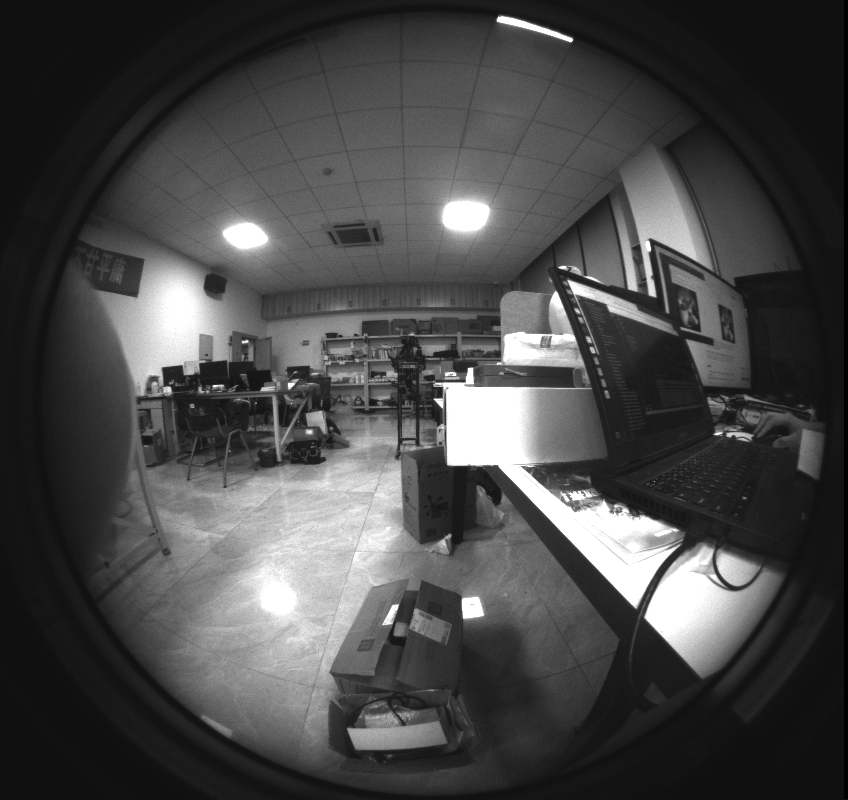
#> input picture images/image1.png, 848 x 800 px
$ python -i KeypointDetector.py   (imports and definitions only)
#> lines starting #> are read from the running program, lines starting #| are printed output that depends on the picture
#> further down, picture is the input picture: shape (800, 848, 3); min 0, max 255, mean 72.6
from HS_HLMO.norm_coord import normalize_coord
import cv2
import numpy as np
from scipy import ndimage

# CV Harris
class KeypointsDetector():
    def __init__(self, thresh=1e-9, lnms_window_size=7):
        self.lnms_window_szie = lnms_window_size
        self.thresh = thresh

    # [20 lines left out: function detect, not called in this run]

    def __lnms(self, harris_image) -> np.ndarray:
        return ndimage.maximum_filter(harris_image, self.lnms_window_szie)


# use det(M)/tr(M) as the cornerness
class HarrisKeypointDetector():
    def __init__(self, thresh=50, lnms_window_size=7):
        self.lnms_window_szie = lnms_window_size
        self.thresh = thresh

    # Compute harris values of an image.
    def computeHarrisValues(self, srcImage):
        srcImage = srcImage[:] * 255.0
        sobel_x = ndimage.sobel(srcImage, 1, mode='reflect')
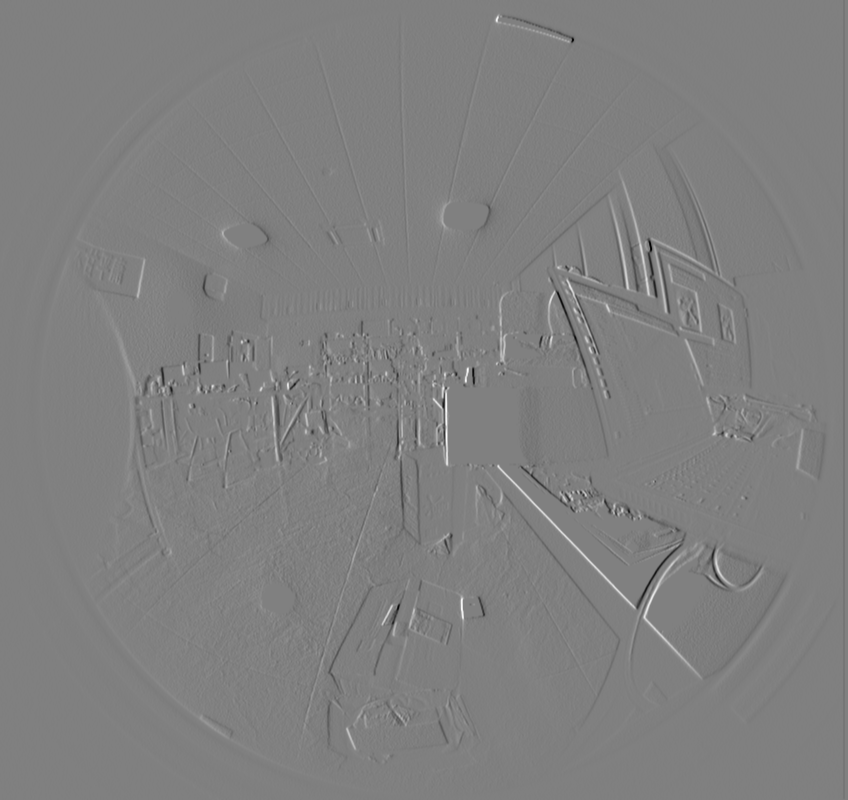
#> sobel_x: shape (800, 848, 3) float64; min -849660, max 842520, mean -165; drawn with min black and max white
        sobel_y = ndimage.sobel(srcImage, 0, mode='reflect')
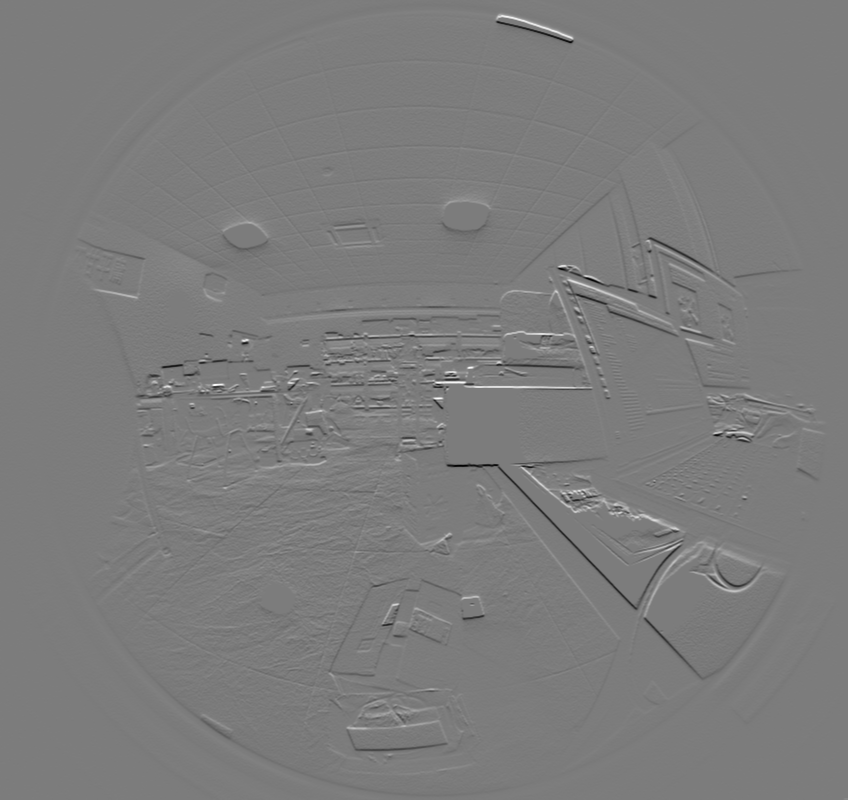
#> sobel_y: shape (800, 848, 3) float64; min -841500, max 881280, mean -8.4; drawn with min black and max white
        Ix2 = ndimage.gaussian_filter(sobel_x ** 2, sigma=0.5)
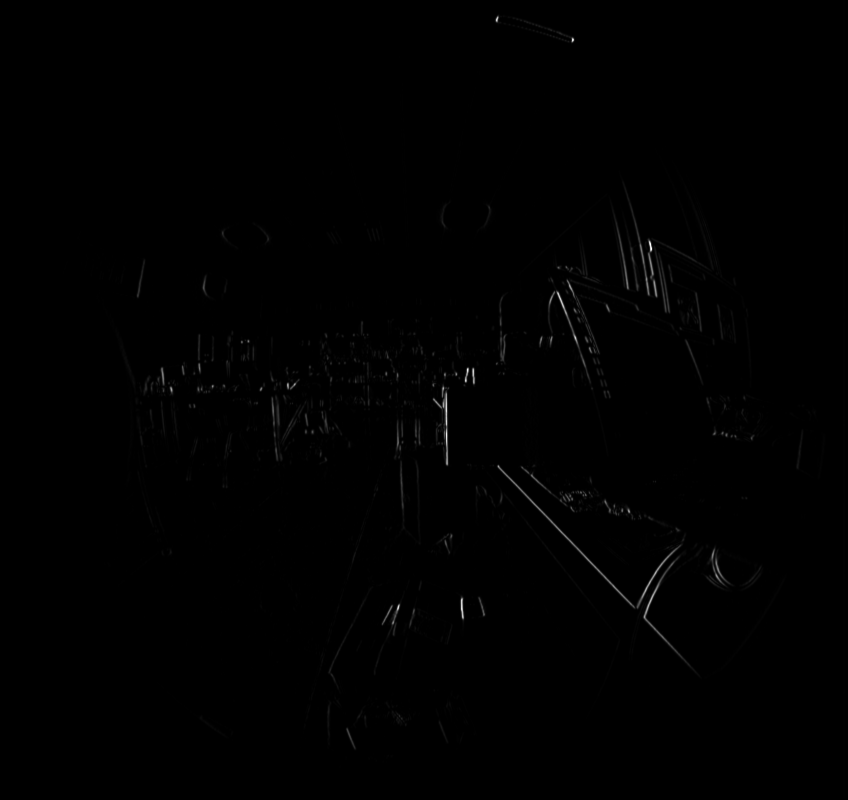
#> Ix2: shape (800, 848, 3) float64; min 0, max 6.08e+11, mean 2.19e+09; drawn with min black and max white
        Iy2 = ndimage.gaussian_filter(sobel_y ** 2, sigma=0.5)
        IxIy = ndimage.gaussian_filter(sobel_x * sobel_y, sigma=0.5)

        harrisImage = (Ix2 * Iy2 - IxIy ** 2) / ((Ix2 + Iy2) + 1e-20)
        orientationImage = np.arctan2(sobel_y, sobel_x)
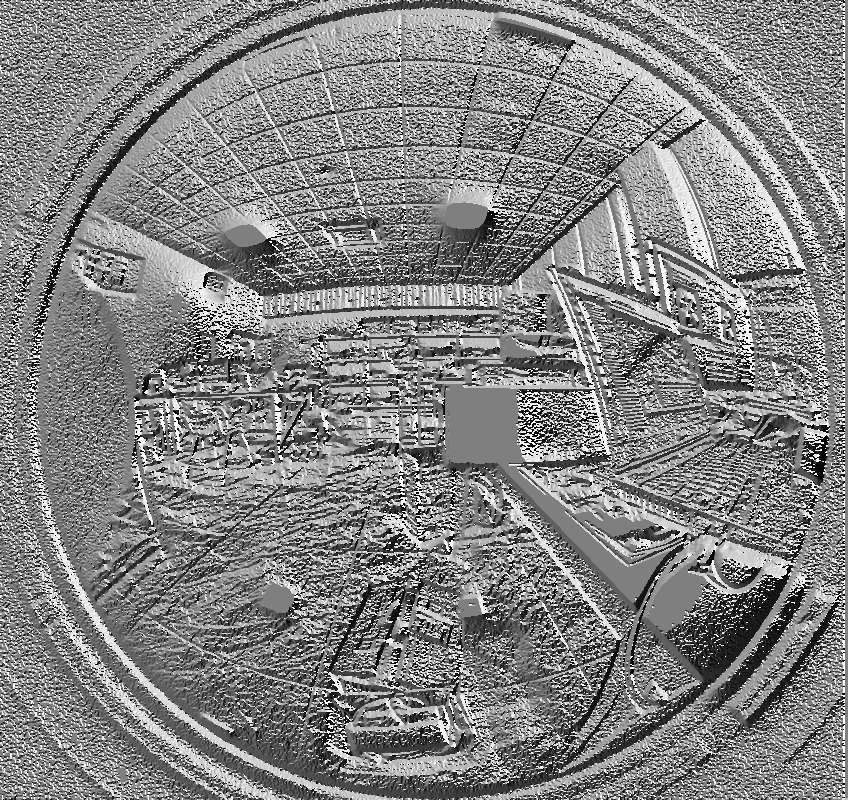
#> orientationImage: shape (800, 848, 3) float64; min -3.14, max 3.14, mean 0.108; drawn with min black and max white

        return harrisImage, orientationImage

    # [21 lines left out: functions computeLocalMaxima, detect, not called in this run]

>>> import cv2
>>> picture = cv2.imread('../images/image1.png')
>>> result = HarrisKeypointDetector().computeHarrisValues(picture)

$ run again, on images/image2.png
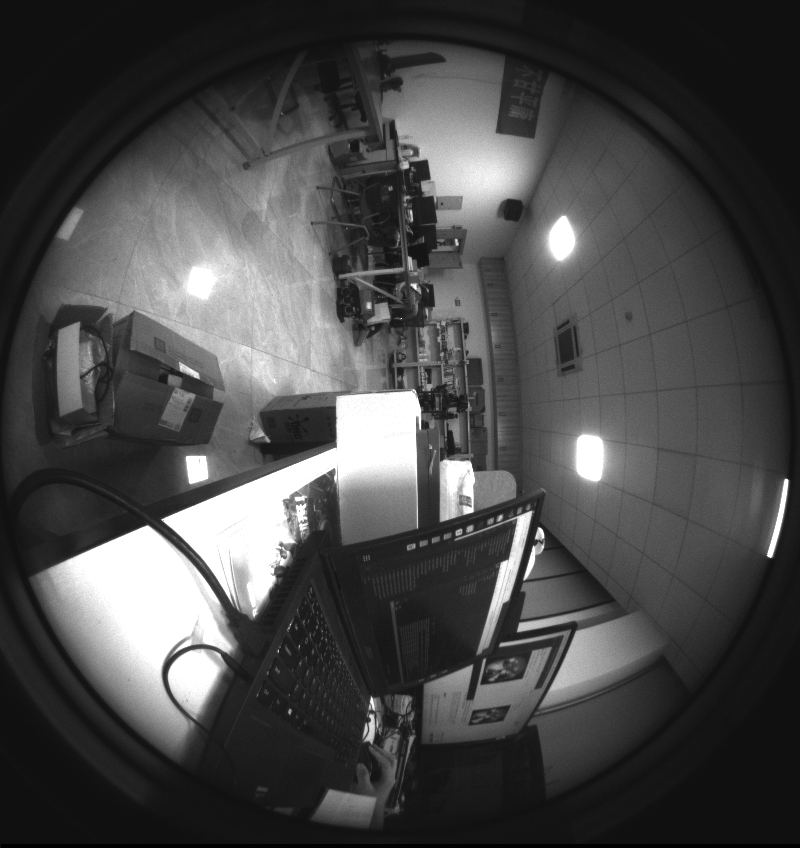
#> input picture images/image2.png, 800 x 848 px
#> picture is the input picture: shape (848, 800, 3); min 0, max 255, mean 73.2
#> in computeHarrisValues, `IxIy = ndimage.gaussian_filter(sobel_x * sobel_y, sigma=0.5)`:
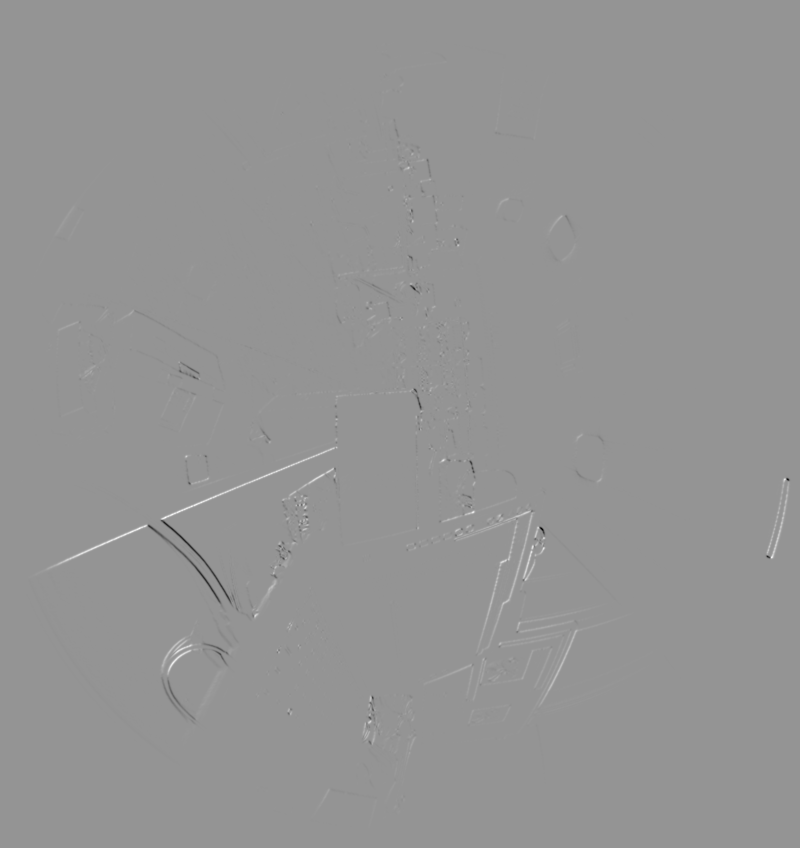
#> IxIy: shape (848, 800, 3) float64; min -3.39e+11, max 2.44e+11, mean 219959625.8; drawn with min black and max white
#> in computeHarrisValues, `orientationImage = np.arctan2(sobel_y, sobel_x)`:
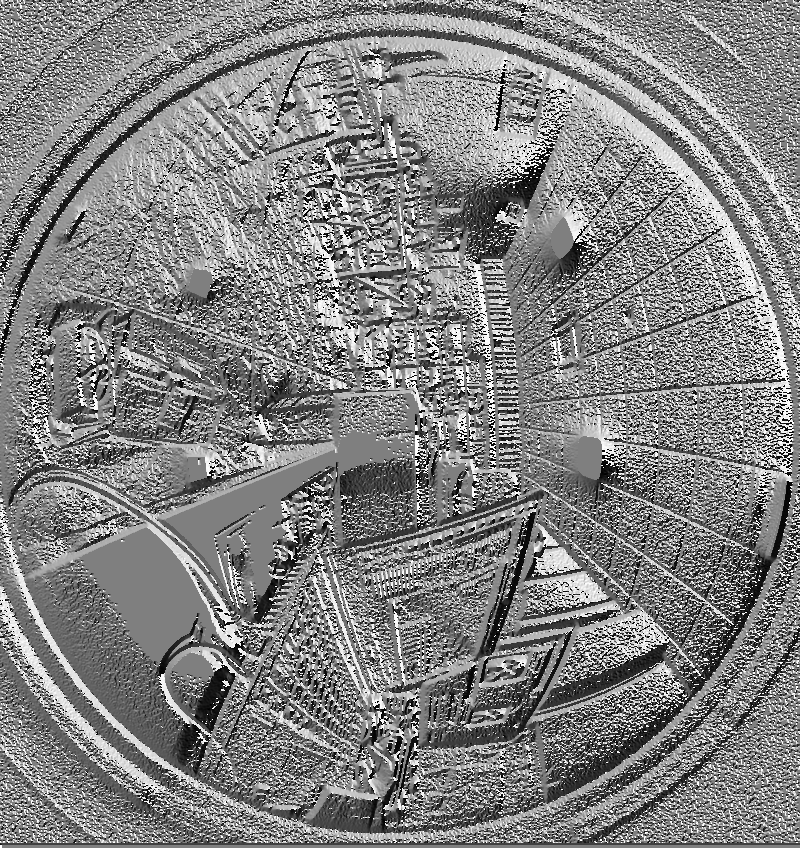
#> orientationImage: shape (848, 800, 3) float64; min -3.14, max 3.14, mean 0.0755; drawn with min black and max white
